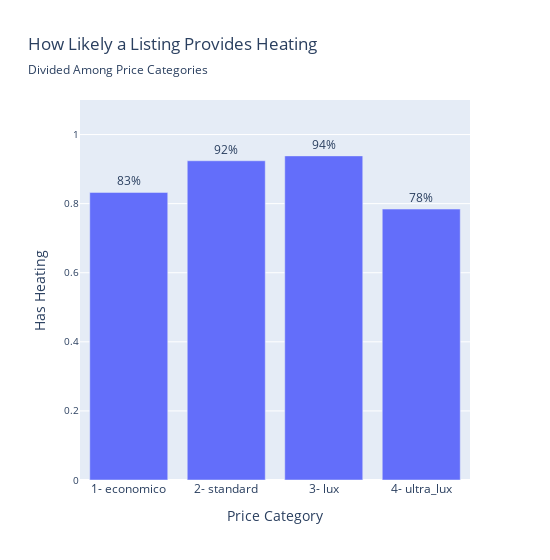

Write notebook code for a chart like this one.
### Code cell
# Relación entre Heating y price category

fig = px.bar(
    data_frame= airbnb_heating.query('amenities_heating == 1').sort_values(by = 'price_category', ascending= True),
    y = 'proportion',
    x = 'price_category',
    text = 'proportion',
    width= 550,
    title = 'How Likely a Listing Provides Heating',
    subtitle = 'Divided Among Price Categories'
)

fig.update_traces(
    texttemplate='%{text:.0%}',  
    textposition='outside'        
)

fig.update_layout(
    uniformtext_minsize=10,
    uniformtext_mode='hide',
    yaxis = dict(
        title = dict (
            text = 'Has Heating'
        ),
        tickfont=dict(size=10)  
    ),
    xaxis = dict(
        title = dict (
            text = 'Price Category'
        ),
        tickfont=dict(size=12)  
    )
)

fig.update_yaxes(range=[0, 1.1]) 

fig.show()

### Figure 1 — Plotly figure (JSON) as saved in the notebook; plotly's stock layout.template omitted (floating-point values rounded to 4 significant figures)
{"data": [{"hovertemplate": "price_category=%{x}<br>proportion=%{text}<extra></extra>", "legendgroup": "", "marker": {"color": "#636efa", "pattern": {"shape": ""}}, "name": "", "orientation": "v", "showlegend": false, "text": [0.8325, 0.9241, 0.9382, 0.7843], "textposition": "outside", "texttemplate": "%{text:.0%}", "type": "bar", "x": ["1- economico", "2- standard", "3- lux", "4- ultra_lux"], "xaxis": "x", "y": [0.8325, 0.9241, 0.9382, 0.7843], "yaxis": "y"}], "layout": {"barmode": "relative", "legend": {"tracegroupgap": 0}, "title": {"subtitle": {"text": "Divided Among Price Categories"}, "text": "How Likely a Listing Provides Heating"}, "uniformtext": {"minsize": 10, "mode": "hide"}, "width": 550, "xaxis": {"anchor": "y", "domain": [0, 1], "tickfont": {"size": 12}, "title": {"text": "Price Category"}}, "yaxis": {"anchor": "x", "domain": [0, 1], "range": [0, 1.1], "tickfont": {"size": 10}, "title": {"text": "Has Heating"}}}}
